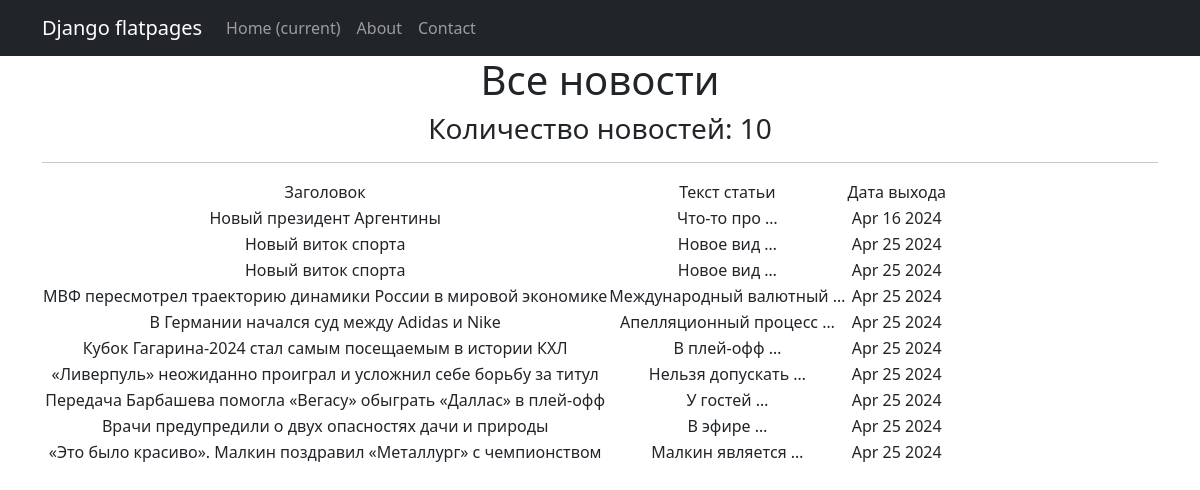
Page /news/ on the committed database.
### news/models.py (models this page shows, shortened)
class Post(models.Model):
    author_id = models.ForeignKey(Author, on_delete=models.CASCADE)
    _type = models.CharField(choices=articles_types, max_length=1)
    time_in = models.DateTimeField(auto_now_add=True)
    category = models.ManyToManyField(Category, through='PostCategory')
    heading = models.CharField(max_length=255)
    text_article = models.TextField()
    rating = models.FloatField(default=0.0)

### news/views.py (the view)
# urls.py: path('', NewsList.as_view(), name='news'),
class NewsList(ListView):
    model = Post
    ordering = 'time_in'
    template_name = 'news.html'
    context_object_name = 'news'
    paginate_by = 10
    def get_queryset(self):
        return Post.objects.filter(_type='N')

### templates/news.html (shortened to what this page needs)
{% extends 'flatpages/default.html' %}
{% block content %}
   <h1>Все новости</h1>
    <h3>Количество новостей: {{ news|length }}</h3>
   <hr>
   {% if news %}
       <table>
           <tr>
               <td>Заголовок</td>
               <td>Текст статьи</td>
               <td>Дата выхода</td>
           </tr>
           {% for new in news %}
           <tr>
               <td>{{ new.heading }}</td>
               <td>{{ new.text_article|truncatewords:2 }}</td>
               <td>{{ new.time_in|date:'M d Y' }}</td>
           </tr>
           {% endfor %}
       </table>
   {% else %}
       <h2>Новостей нет!</h2>
   {% endif %}
{% endblock content %}

### rows in the picture
Post: heading "Новый президент Аргентины", text_article "Что-то про …", time_in "Apr 16 2024"
Post: heading "Новый виток спорта", text_article "Новое вид …", time_in "Apr 25 2024"
Post: heading "Новый виток спорта", text_article "Новое вид …", time_in "Apr 25 2024"
Post: heading "МВФ пересмотрел траекторию динамики России в мировой экономике", text_article "Международный валютный …", time_in "Apr 25 2024"
Post: heading "В Германии начался суд между Adidas и Nike", text_article "Апелляционный процесс …", time_in "Apr 25 2024"
Post: heading "Кубок Гагарина-2024 стал самым посещаемым в истории КХЛ", text_article "В плей-офф …", time_in "Apr 25 2024"
Post: heading "«Ливерпуль» неожиданно проиграл и усложнил себе борьбу за титул", text_article "Нельзя допускать …", time_in "Apr 25 2024"
Post: heading "Передача Барбашева помогла «Вегасу» обыграть «Даллас» в плей-офф", text_article "У гостей …", time_in "Apr 25 2024"
Post: heading "Врачи предупредили о двух опасностях дачи и природы", text_article "В эфире …", time_in "Apr 25 2024"
Post: heading "«Это было красиво». Малкин поздравил «Металлург» с чемпионством", text_article "Малкин является …", time_in "Apr 25 2024"

### other values in the picture
{{ news|length }} "10"
